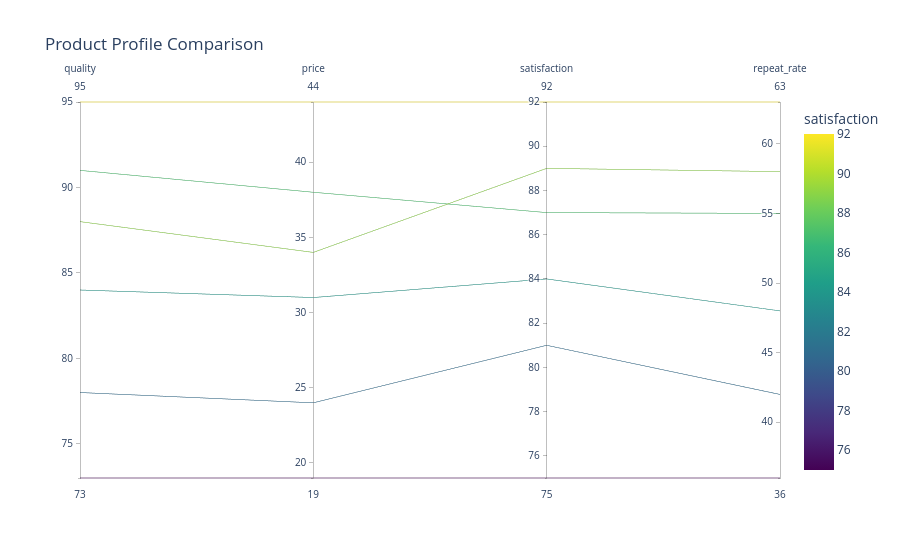

The notebook cell saved with this chart:
### Markdown cell above
# Parallel Coordinates Plot

Runnable example from the accompanying README.

### Code cell
import pandas as pd
import plotly.express as px

# Create a small multivariate data set; every row becomes one line.
products = pd.DataFrame(
    {
        "product": ["A", "B", "C", "D", "E", "F"],
        "quality": [78, 91, 84, 73, 88, 95],
        "price": [24, 38, 31, 19, 34, 44],
        "satisfaction": [81, 87, 84, 75, 89, 92],
        "repeat_rate": [42, 55, 48, 36, 58, 63],
    }
)

# Draw one line per product and color it by satisfaction.
fig = px.parallel_coordinates(
    products,
    dimensions=["quality", "price", "satisfaction", "repeat_rate"],
    color="satisfaction",
    color_continuous_scale="Viridis",
    title="Product Profile Comparison",
)

# Save and display the interactive chart.
fig.write_html("parallel_coordinates.html", include_plotlyjs=True)
fig.show()

### Figure 1 — Plotly figure (JSON) as saved in the notebook; plotly's stock layout.template omitted (floating-point values rounded to 4 significant figures)
{"data": [{"dimensions": [{"label": "quality", "values": [78, 91, 84, 73, 88, 95]}, {"label": "price", "values": [24, 38, 31, 19, 34, 44]}, {"label": "satisfaction", "values": [81, 87, 84, 75, 89, 92]}, {"label": "repeat_rate", "values": [42, 55, 48, 36, 58, 63]}], "domain": {"x": [0, 1], "y": [0, 1]}, "line": {"color": [81, 87, 84, 75, 89, 92], "coloraxis": "coloraxis"}, "name": "", "type": "parcoords"}], "layout": {"coloraxis": {"autocolorscale": false, "colorbar": {"title": {"text": "satisfaction"}}, "colorscale": [[0, "#440154"], [0.1111, "#482878"], [0.2222, "#3e4989"], [0.3333, "#31688e"], [0.4444, "#26828e"], [0.5556, "#1f9e89"], [0.6667, "#35b779"], [0.7778, "#6ece58"], [0.8889, "#b5de2b"], [1, "#fde725"]]}, "legend": {"tracegroupgap": 0}, "title": {"text": "Product Profile Comparison"}}}
